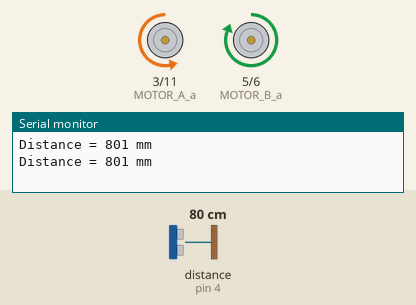
Simulated run of this sketch. Board: Arduino Uno, built with avr-gcc and run on an emulated ATmega328P. Shown: motor-driver pin pairs drawn as motors (green arrow = first pin HIGH = forward, orange = second pin HIGH = backward, longer = more drive), the last lines printed to the serial monitor. Wiring (inferred from the names in the program): ultrasonic range finder: trigger pin 2; echo pin 4. The test bench sets the inputs (shaded band); at power-on: distance to the obstacle (sensor on pin 4) 80 cm. The echo pulse lasts 58.3 µs per cm.

Above: at 5.1 s.
5.2 s: distance to the obstacle (sensor on pin 4) set to 2 cm
At 9.2 s:
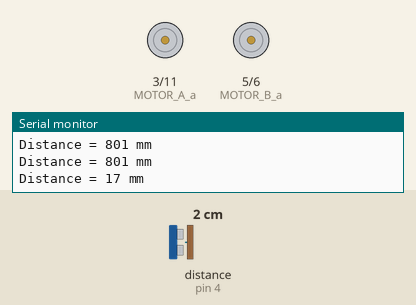
14.9 s: distance to the obstacle (sensor on pin 4) set to 28 cm
At 17.2 s:
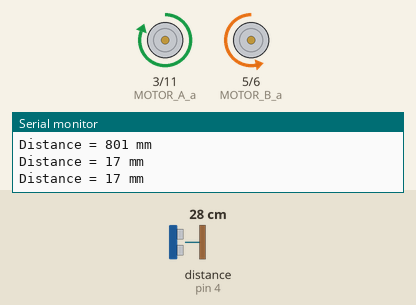
20.2 s: distance to the obstacle (sensor on pin 4) set to 33 cm
At 22.8 s:
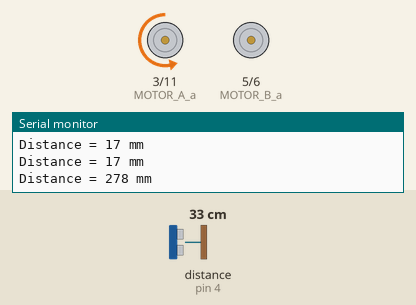
26.5 s: distance to the obstacle (sensor on pin 4) set to 4 cm
Timing chart, 0 to 37.3 s (numbered marks = the images above; inputs shaded):
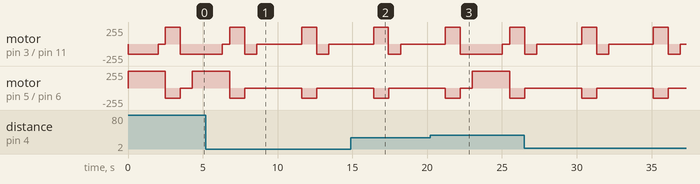

The sketch:

SR04_car.ino
```cpp
#define MOTOR_A_a 3     //모터A의 +출력핀은 3번핀입니다
#define MOTOR_A_b 11    //모터A의 -출력핀은 11번핀입니다
#define MOTOR_B_a 5     //모터B의 +출력핀은 5번핀입니다
#define MOTOR_B_b 6     //모터B의 -출력핀은 6번핀입니다
#define MOTOR_SPEED 150 //모터의 기준속력입니다(0~255)

const int TriggerPin = 2;    //Trig pin
const int EchoPin = 4;    //Echo pin
long Duration = 0;

unsigned char m_a_spd = 0, m_b_spd = 0; //모터의 속력을 저장하는 전역변수
boolean m_a_dir = 0, m_b_dir = 0;       //모터의 방향을 결정하는 전역변수

void setup(){
    Serial.begin(9600);
    pinMode(TriggerPin,OUTPUT); //Trigger is an output pin
    pinMode(EchoPin,INPUT);     // Echo is an input pin
    pinMode(MOTOR_A_a, OUTPUT);
    pinMode(MOTOR_A_b, OUTPUT);
    pinMode(MOTOR_B_a, OUTPUT);
    pinMode(MOTOR_B_b, OUTPUT);
    }

void loop(){
    digitalWrite(TriggerPin, LOW);
    delayMicroseconds(2);
    digitalWrite(TriggerPin, HIGH);  // Trigger pin to HIGH
    delayMicroseconds(10);           // 10us high
    digitalWrite(TriggerPin, LOW);   // Trigger pin to HIGH
    Duration = pulseIn(EchoPin,HIGH);
    long Distance_mm = Distance(Duration);
    if (Distance_mm > 300) {
        Serial.print("Distance = ");   // Output to serial
        Serial.print(Distance_mm);
        Serial.println(" mm");
        GOfront();
        delay(2000);
        Left();
        delay(500);
        Goback();
        delay(1000);
        Right();
        delay(800);
    } else {
        Serial.print("Distance = ");   // Output to serial
        Serial.print(Distance_mm);
        Serial.println(" mm");
        Stop();
        delay(3000);
        Goback();
        delay(1000);
        Right();
        delay(800);
    }
}

long Distance(long time)
{
    // Calculates the Distance in mm
    // ((time)*(Speed of sound))/ toward and backward of object) * 10

    long DistanceCalc; // Calculation variable
    DistanceCalc = ((time /2.9) / 2);
  // Actual calculation in mm
    //DistanceCalc = time / 74 / 2;
 // Actual calculation in inches
    return DistanceCalc;
 // return calculated value
}

void GOfront() {
    digitalWrite(MOTOR_A_a, LOW);     //모터A+ LOW
    analogWrite(MOTOR_A_b, MOTOR_SPEED);  //모터A-의 속력을 PWM 출력
    digitalWrite(MOTOR_B_a, MOTOR_SPEED);     //모터A+ LOW
    analogWrite(MOTOR_B_b, LOW);  //모터A-의 속력을 PWM 출력
}

void Goback() {
    digitalWrite(MOTOR_A_a, MOTOR_SPEED);     //모터A+ LOW
    analogWrite(MOTOR_A_b, LOW);  //모터A-의 속력을 PWM 출력
    digitalWrite(MOTOR_B_a, LOW);     //모터A+ LOW
    analogWrite(MOTOR_B_b, MOTOR_SPEED);  //모터A-의 속력을 PWM 출력
}

void Stop() {
    digitalWrite(MOTOR_A_a, 0);     //모터A+ LOW
    analogWrite(MOTOR_A_b, 0);  //모터A-의 속력을 PWM 출력
    digitalWrite(MOTOR_B_a, 0);     //모터A+ LOW
    analogWrite(MOTOR_B_b, 0);  //모터A-의 속력을 PWM 출력
}

void Left() {
    digitalWrite(MOTOR_A_a, LOW);     //모터A+ LOW
    analogWrite(MOTOR_A_b, 0);  //모터A-의 속력을 PWM 출력
    digitalWrite(MOTOR_B_a, MOTOR_SPEED);     //모터A+ LOW
    analogWrite(MOTOR_B_b, LOW);  //모터A-의 속력을 PWM 출력
}

void Right() {
    digitalWrite(MOTOR_A_a, LOW);     //모터A+ LOW
    analogWrite(MOTOR_A_b, MOTOR_SPEED);  //모터A-의 속력을 PWM 출력
    digitalWrite(MOTOR_B_a, 0);     //모터A+ LOW
    analogWrite(MOTOR_B_b, LOW);  //모터A-의 속력을 PWM 출력
}
```

Measured:
- the behaviour switches between 30 and 31 cm on distance to the obstacle (sensor on pin 4) (found by bisection; images 2 and 3)
- by itself, motor on pin 3 (MOTOR_A_a) / pin 11 (MOTOR_A_b): repeats every 4.8 s: stopped 3.0 s, forward 255/255 1.0 s, backward 150/255 0.80 s
- by itself, motor on pin 5 (MOTOR_B_a) / pin 6 (MOTOR_B_b): alternates backward 150/255 for 1.0 s and stopped for 3.8 s
